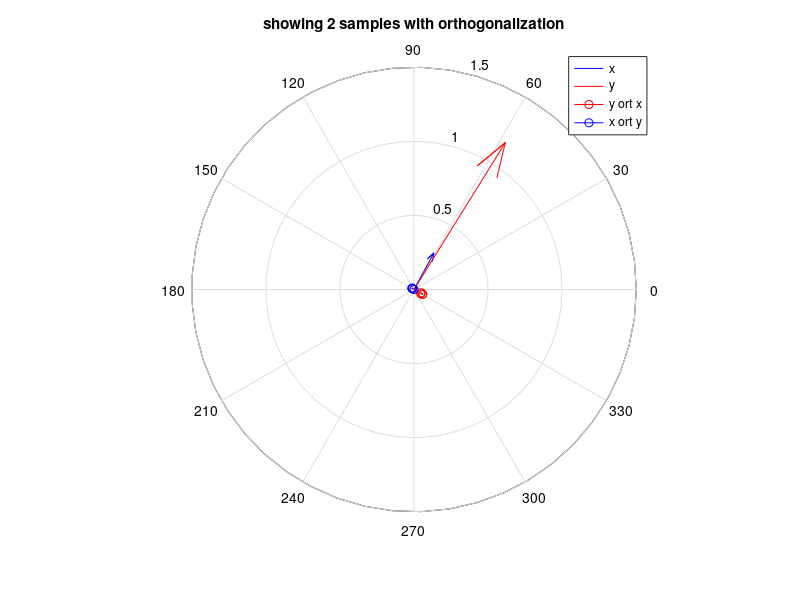

The MATLAB script that drew this image:
%% understanding orthogonalization
clear
clc
close all
% param
rng(1)
signal_len=1e4;
B=1; % Rayleigh parameter
% two complex signals (synthetic spectra)
x = rand(1,signal_len) +1i*rand(1,signal_len);
y = rand(1,signal_len) +1i*rand(1,signal_len);

y_ort_x=y(1)-real(x(1)*conj(y(1))/(abs(x(1))^2))*x(1); % from hipp
y_ort_x_versor=imag(y(1)*conj(x)/abs(x(1)))*1i*x(1)/abs(x(1)); % equivalent with versor.. same number
x_ort_y=x(1)-real(y(1)*conj(x(1))/(abs(y(1))^2))*y(1); % from hipp

phase_difference=(angle(x(1))-angle(y_ort_x(1)))*180/pi; % should be 90 deg

%% ortogonalization 
figure
compass(real(x(1)),imag(x(1)),'b')
hold on
compass(real(y(1)),imag(y(1)),'r')
compass(real(y_ort_x(1)),imag(y_ort_x(1)),'r-o')
compass(real(x_ort_y(1)),imag(x_ort_y(1)),'b-o')
legend({'x','y','y ort x','x ort y'})
title('showing 2 samples with orthogonalization')
